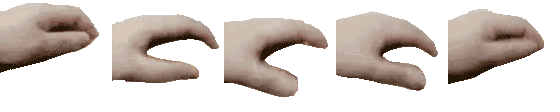
#> input picture resource/petpet_hand.png, 560 x 112 px
$ python -i bare_eye_3d.py   (imports and definitions only)
#> lines starting #> are read from the running program, lines starting #| are printed output that depends on the picture
#> in bare_eye_3d, img is the input picture: PIL image 560x112 P; mean R, G, B, A 64.5, 56.1, 51, 103.2
### meme/gif_utils.py
"""GIF 通用工具：帧展开与类型判断，供 flip / invert / gif_speed / liquid_gif 共用"""

from PIL import Image, ImageSequence
import numpy as np
import struct


def is_gif(path: str) -> bool:
    try:
        with Image.open(path) as im:
            return getattr(im, "is_animated", False)
    except Exception:
        return path.lower().endswith(".gif")


# [108 lines left out: functions _get_background_rgba, unfold_frames, save_kwargs_for, _lzw_encode, not called in this run]


class _BitBuffer:
    __slots__ = ('_data', '_bits', '_bit_count')

    # [152 lines left out: functions __init__, write, to_bytes, _write_gif_sub_blocks, save_rgba_gif, not called in this run]

### meme/bare_eye_3d.py
"""裸眼3D模块：分层假象裸眼3D效果"""

from PIL import Image, ImageChops, ImageDraw, ImageFilter
from .gif_utils import is_gif, unfold_frames, save_rgba_gif


def _compute_background(frames):
    """从多帧计算静态背景（中位数合成）。"""
    import numpy as np
    w, h = frames[0].size
    arr = np.stack([np.array(f.convert("RGBA")) for f in frames], axis=0)
    bg = np.median(arr, axis=0).astype(np.uint8)
    return Image.fromarray(bg, "RGBA")


def _draw_dividing_lines(img, spacing=80, line_width=3, line_alpha=200, direction="both"):
    """在图像上画分割白线。"""
#> called with spacing = 80, line_width = 3, line_alpha = 200, direction = 'both'
    overlay = Image.new("RGBA", img.size, (0, 0, 0, 0))
#> overlay: PIL image 560x112 RGBA; every value is 0
    draw = ImageDraw.Draw(overlay)
    w, h = img.size
#> w = 560; h = 112
    color = (255, 255, 255, line_alpha)

    if direction in ("horizontal", "both"):
        y = spacing if spacing > 0 else h // 4
#> y = 80
        while y < h:
            draw.line([(0, y), (w, y)], fill=color, width=line_width)
            y += spacing
#> after the loop, y = 160
    if direction in ("vertical", "both"):
        x = spacing if spacing > 0 else w // 4
#> x = 80
        while x < w:
            draw.line([(x, 0), (x, h)], fill=color, width=line_width)
            x += spacing
#> after the loop, x = 560
    return Image.alpha_composite(img, overlay)
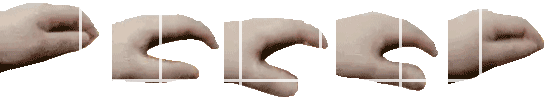
#> returned value: PIL image 560x112 RGBA; mean R, G, B, A 75.4, 67.4, 62.5, 110.2; transparent parts drawn white


def _extract_foreground_mask(frame, background, threshold=25, blur_radius=7):
    """通过帧差法提取前景蒙版。"""
    frame_gray = frame.convert("L")
    bg_gray = background.convert("L")
    diff = ImageChops.difference(frame_gray, bg_gray)
    mask = diff.point(lambda p: 255 if p > threshold else 0)
    if blur_radius > 0:
        mask = mask.filter(ImageFilter.GaussianBlur(radius=blur_radius))
    mask = mask.point(lambda p: 255 if p > 50 else 0)
    mask = mask.filter(ImageFilter.MinFilter(3))
    mask = mask.filter(ImageFilter.MaxFilter(3))
    return mask


def _create_3d_frame(frame, background, line_spacing=80, line_width=3,
                     line_alpha=200, line_direction="both",
                     mask_threshold=25, mask_blur=7, foreground_blur=0):
    """创建单帧裸眼3D效果。"""
    frame_rgba = frame.convert("RGBA")
    bg_rgba = background.convert("RGBA")

    bg_with_lines = _draw_dividing_lines(
        bg_rgba, spacing=line_spacing, line_width=line_width,
        line_alpha=line_alpha, direction=line_direction,
    )

    mask = _extract_foreground_mask(
        frame_rgba, bg_rgba, threshold=mask_threshold, blur_radius=mask_blur,
    )

    foreground = frame_rgba
    if foreground_blur > 0:
        foreground = foreground.filter(ImageFilter.GaussianBlur(radius=foreground_blur))

    return Image.composite(foreground, bg_with_lines, mask)


def bare_eye_3d(input_path, output_path,
                line_spacing=80, line_width=3, line_alpha=200,
                line_direction="both", mask_threshold=25,
                mask_blur=7, foreground_blur=0, max_frames=48):
    """将图片/GIF 转换为裸眼3D效果。

    参数详见 _conf_schema.json 配置说明。
    """
    img = Image.open(input_path)

    if not is_gif(input_path):
        result = _draw_dividing_lines(
            img.convert("RGBA"), spacing=line_spacing,
            line_width=line_width, line_alpha=line_alpha,
            direction=line_direction,
        )
        result.save(output_path, "PNG")
        return

    frames, durations, = unfold_frames(img)

    if len(frames) == 1:
        result = _draw_dividing_lines(
            frames[0], spacing=line_spacing, line_width=line_width,
            line_alpha=line_alpha, direction=line_direction,
        )
        result.save(output_path, "PNG")
        return

    n = len(frames)
    if max_frames > 0 and n > max_frames:
        indices = [int(i * n / max_frames) for i in range(max_frames)]
        frames = [frames[i] for i in indices]
        durations = [durations[i] for i in indices]

    background = _compute_background(frames)
    result_frames = []
    for frame in frames:
        syn = _create_3d_frame(
            frame, background,
            line_spacing=line_spacing, line_width=line_width,
            line_alpha=line_alpha, line_direction=line_direction,
            mask_threshold=mask_threshold, mask_blur=mask_blur,
            foreground_blur=foreground_blur,
        )
        result_frames.append(syn)

    save_rgba_gif(result_frames, durations, output_path,
                  loop=img.info.get("loop", 0))

>>> result = bare_eye_3d('../resource/petpet_hand.png', 'out.png')
